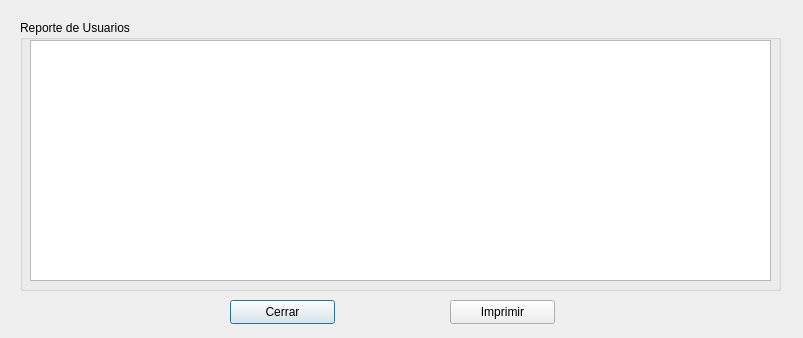
<?xml version="1.0" encoding="UTF-8"?>
<ui version="4.0">
 <class>rusuario</class>
 <widget class="QDialog" name="rusuario">
  <property name="geometry">
   <rect>
    <x>0</x>
    <y>0</y>
    <width>803</width>
    <height>338</height>
   </rect>
  </property>
  <property name="windowTitle">
   <string>Reporte de Usuarios</string>
  </property>
  <widget class="QGroupBox" name="groupBox">
   <property name="geometry">
    <rect>
     <x>20</x>
     <y>20</y>
     <width>761</width>
     <height>271</height>
    </rect>
   </property>
   <property name="title">
    <string>Reporte de Usuarios</string>
   </property>
   <widget class="QTableView" name="lista">
    <property name="geometry">
     <rect>
      <x>10</x>
      <y>20</y>
      <width>741</width>
      <height>241</height>
     </rect>
    </property>
   </widget>
  </widget>
  <widget class="QPushButton" name="cerrar">
   <property name="geometry">
    <rect>
     <x>230</x>
     <y>300</y>
     <width>105</width>
     <height>24</height>
    </rect>
   </property>
   <property name="text">
    <string>Cerrar</string>
   </property>
   <property name="icon">
    <iconset resource="pandasoft.qrc">
     <normaloff>:/images/dialog-close.png</normaloff>:/images/dialog-close.png</iconset>
   </property>
  </widget>
  <widget class="QPushButton" name="print">
   <property name="geometry">
    <rect>
     <x>450</x>
     <y>300</y>
     <width>105</width>
     <height>24</height>
    </rect>
   </property>
   <property name="text">
    <string>Imprimir</string>
   </property>
   <property name="icon">
    <iconset resource="pandasoft.qrc">
     <normaloff>:/images/document-print-preview.png</normaloff>:/images/document-print-preview.png</iconset>
   </property>
  </widget>
 </widget>
 <tabstops>
  <tabstop>lista</tabstop>
  <tabstop>cerrar</tabstop>
  <tabstop>print</tabstop>
 </tabstops>
 <resources>
  <include location="pandasoft.qrc"/>
 </resources>
 <connections>
  <connection>
   <sender>cerrar</sender>
   <signal>clicked()</signal>
   <receiver>rusuario</receiver>
   <slot>reject()</slot>
   <hints>
    <hint type="sourcelabel">
     <x>98</x>
     <y>318</y>
    </hint>
    <hint type="destinationlabel">
     <x>60</x>
     <y>316</y>
    </hint>
   </hints>
  </connection>
 </connections>
</ui>
